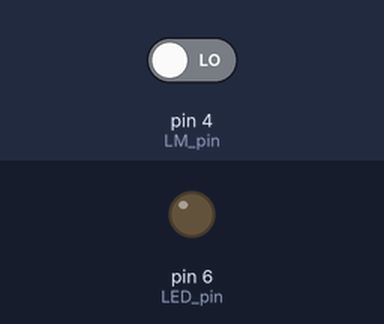
Bench run of a sketch on a simulated Arduino Uno, built with avr-gcc and run on an emulated ATmega328P. Parts: output pins drawn as LEDs (lit = HIGH). Dashed ring = blinking. The inputs (shaded band) are chosen by the test bench; at power-on: pin 4 (LM_pin) LOW.

Above: at 1.2 s.
1.3 s: pin 4 (LM_pin) driven HIGH
At 1.45 s:
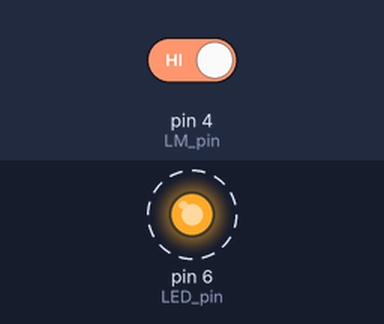
4.3 s: pin 4 (LM_pin) driven LOW
At 5.1 s:
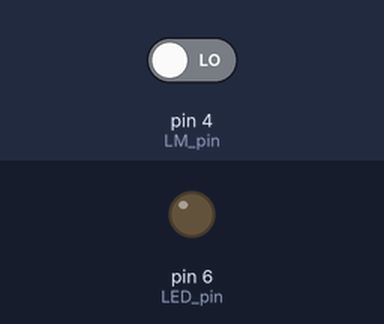
Timing chart, 0 to 7.3 s (numbered marks = the images above; inputs shaded):
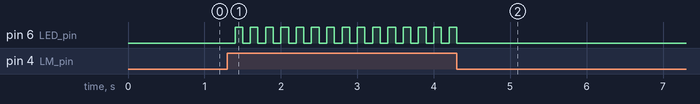

The sketch:

_11-2.ino
```cpp
/*
    District P
    아두이노 코딩#11-2
    박수소리로 끄고 켤 수 있는 LED 코드
*/

int LM_pin = 4;
int LED_pin = 6;
// 박수 횟수를 기록하는 변수 선언
int clap = 0;

void setup() {
    pinMode(LED_pin, OUTPUT);
    pinMode(LM_pin, INPUT);
}

void loop() {
    // 소리가 감지되면
    if (digitalRead(LM_pin) == HIGH) {
        // 박수 횟수를 1 증가
        clap++;
        delay(100);
    }

    // 박수 횟수가 2가 되면
    if (clap == 2) {
        // 박수 횟수를 0으로 초기화
        clap = 0;
    }

    // 박수를 한번 치면
    if (clap == 1) {
        digitalWrite(LED_pin, HIGH);
    // 박수를 한번 더 치면
    } else {
        digitalWrite(LED_pin, LOW);
    }
}
```

Measured:
- after the input at 1.3 s, pin 6 (LED_pin): alternates HIGH for 0.10 s and LOW for 0.10 s, starting after 0.10 s
- after the input at 4.3 s, pin 6 (LED_pin): goes on until 4.3 s, then stays LOW
